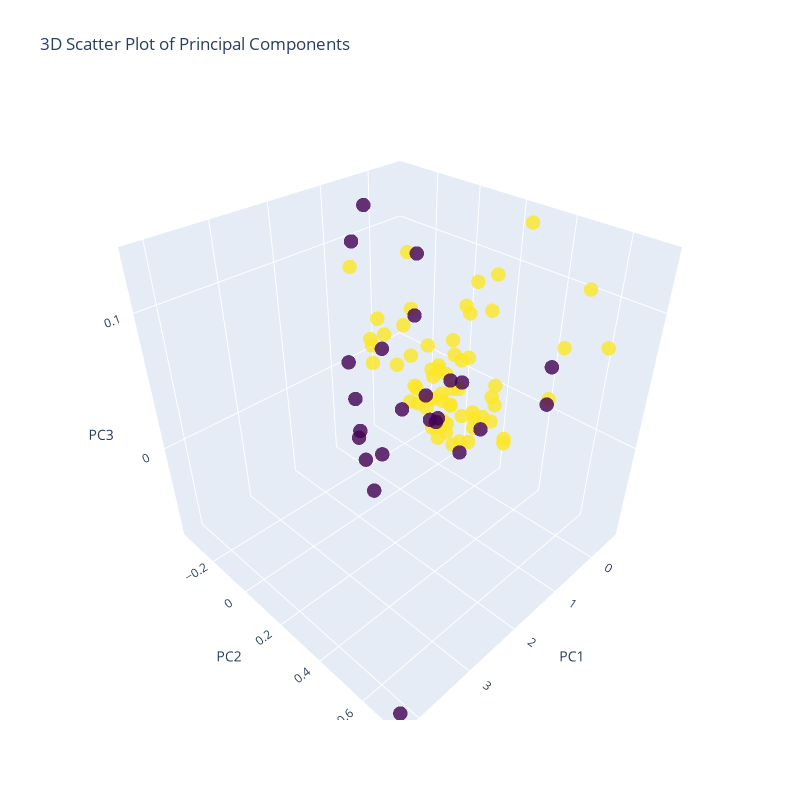

The code cell stored with this chart in its notebook:
### Markdown cell above
### 3D analysis, train/val data

### Code cell
plot_3d_pca(X_latents, y_latents)
